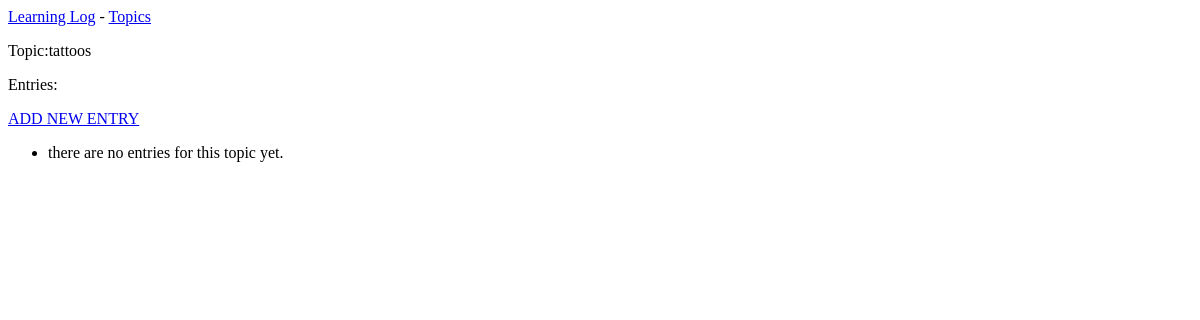
/topics/4/, run on an earlier commit of the app's database.
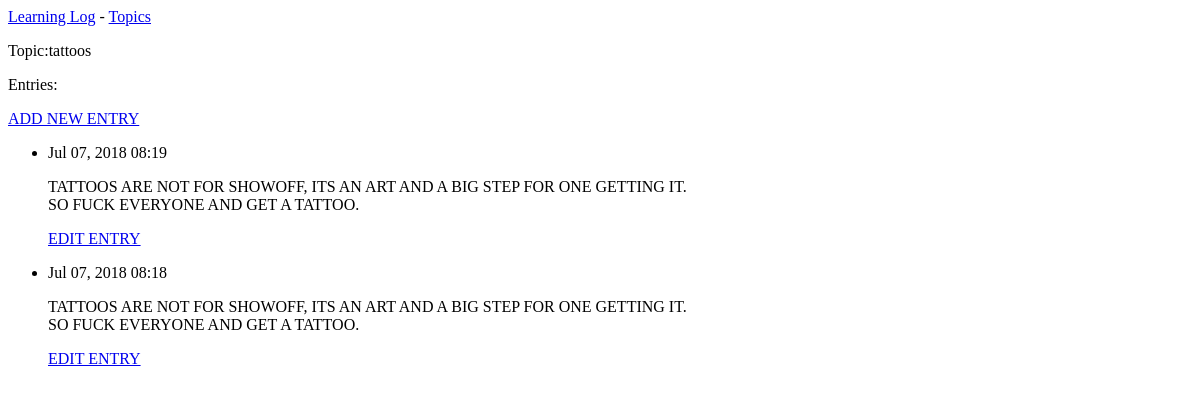
And on a later commit of the database.
### learning_logs/models.py (models this page shows, shortened)
class Topic(models.Model):
	text = models.CharField(max_length = 200)
	date_added = models.DateTimeField(auto_now_add = True)
	def __str__(self):
		return self.text

class Entry(models.Model):
	'''A foreign key is a database term; it’s a reference to another record in the database.
	This is the code that connects each entry to a specific topic.
	 Each topic is assigned a key, or ID, when it’s created.
	'''
	topic = models.ForeignKey('Topic', on_delete=models.PROTECT)
	text = models.TextField()
	date_added = models.DateTimeField(auto_now_add=True)
	class Meta:
		verbose_name_plural = 'entries'

### learning_logs/views.py (the view)
# urls.py: url(r'^topics/(?P<topic_id>\d+)/$', views.topic, name='topic'),
def topic(request, topic_id):
	topic = Topic.objects.get(id = topic_id)
	entries = topic.entry_set.order_by('-date_added')
	context = {'topic': topic, 'entries': entries}
	return render(request, 'learning_logs/topic.html', context)

### learning_logs/templates/learning_logs/topic.html
{% extends 'learning_logs/base.html' %}
{% block content %}
  <p> Topic:{{topic}} </p>
  <p> Entries: </p>
  <p>
   <a href = "{% url 'learning_logs:new_entry' topic.id %}">ADD NEW ENTRY</a>
  </p>
 <ul>
 {% for entry in entries %}
   <li>
     <p>{{ entry.date_added|date:'M d, Y H:i' }}</p>
     <p>{{ entry.text|linebreaks }}</p>
     <p>
      <a href= "{% url 'learning_logs:edit_entry' entry.id %}">EDIT ENTRY</a>
     </p>
   </li>
  {% empty %}
   <li>
    there are no entries for this topic yet.
   </li>
    {% endfor %}
  </ul>
  {% endblock content %}

### learning_logs/templates/learning_logs/base.html
<p>
  <a href="{% url 'learning_logs:index' %}">Learning Log</a> -
  <a href="{% url 'learning_logs:topics' %}">Topics</a>
</p>
{% block content %}{% endblock content%}

What changed in the data, as far as the page shows it:
added Entry: date_added "Jul 07, 2018 08:19", text "TATTOOS ARE NOT FOR SHOWOFF, ITS AN ART AND A BIG STEP FOR ONE GETTING IT. SO FUCK EVERYONE AND GET A TATTOO."
added Entry: date_added "Jul 07, 2018 08:18", text "TATTOOS ARE NOT FOR SHOWOFF, ITS AN ART AND A BIG STEP FOR ONE GETTING IT. SO FUCK EVERYONE AND GET A TATTOO."
Also different on the page:
text no longer shown: "there are no entries for this topic yet."
